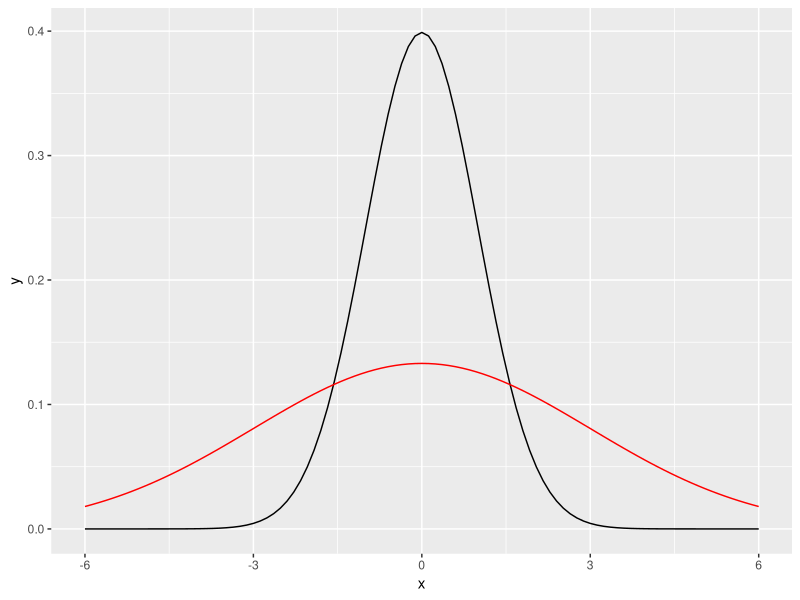

Recreate this plot in R.
## ---- chunk 1
library(dplyr)
library(ggplot2)
## ---- chunk 2
ggplot(data.frame(x = -6:6), aes(x)) +
  stat_function(fun = dnorm) +
  stat_function(fun = dnorm, args = list(sd = 3), color = "red")
